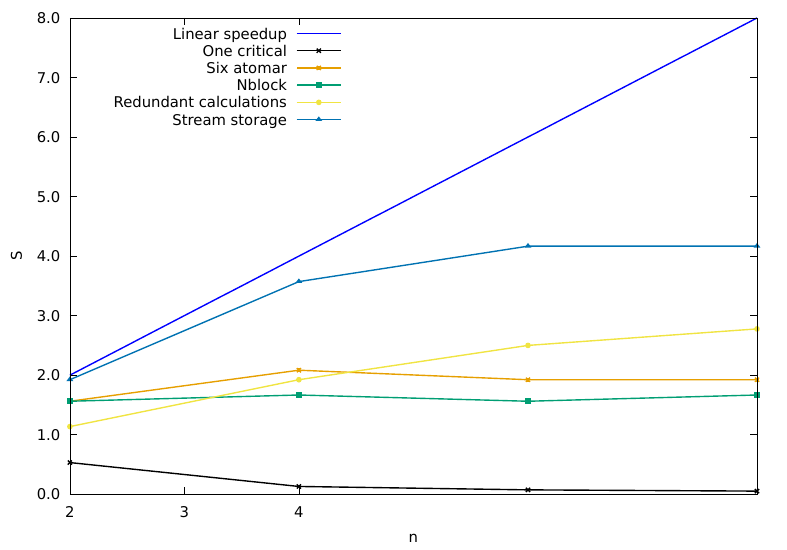

Here is the gnuplot script that generated this plot:
set terminal pdf color enhanced font 'Calibri,16' size 20cm,14cm
set output 'graph.pdf'
set key inside left top font 'Calibri,16'
set colorsequence podo
set style line 1 lc rgb 'blue' lw 1 pt 5 ps 0.5
set style line 2 lt 1 lw 2 pt 2 ps 0.5
set style line 3 lt 2 lw 2 pt 3 ps 0.5
set style line 4 lt 4 lw 2 pt 5 ps 0.5
set style line 5 lt 5 lw 2 pt 7 ps 0.5
set style line 6 lt 6 lw 2 pt 9 ps 0.5

set xlabel "n" font 'Calibri,16'
set ylabel "S" font 'Calibri,16'
set format y "%.1f"
set format x "%.0f"
set xtics 2,1,4

plot x title "Linear speedup" with lines lc rgb 'blue' lt 1 lw 2,\
     'res1.txt' using 1:2 title "One critical" with linespoints ls 2,\
     'res2.txt' using 1:2 title "Six atomar" with linespoints ls 3,\
     'res3.txt' using 1:2 title "Nblock" with linespoints ls 4,\
     'res4.txt' using 1:2 title "Redundant calculations" with linespoints ls 5,\
     'res5.txt' using 1:2 title "Stream storage" with linespoints ls 6